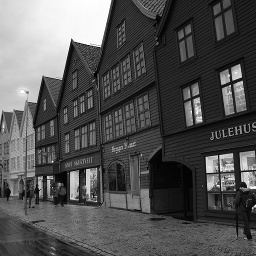
#> input picture week03/sample/10_test.jpg, 256 x 256 px
$ python week05_q2.py -i ../week03/sample/10_test.jpg
#> lines starting #> are read from the running program, lines starting #| are printed output that depends on the picture
"""
Name: Pham Tuan Anh
Class: K63K2
MSSV: 18020116

You should understand the code you write.
"""

import cv2
import numpy as np
import argparse

def conv_sum(a, b):
    s = 0
    for i in range(len(a)):
        for j in range(len(a[0])):
            s += a[i][j]*b[i][j]
    return s


def my_convolution(I, g, mode='valid', boundary='zero_padding'):
    h, w = len(g), len(g[0])
    H, W = I.shape[0], I.shape[1]

    if mode == 'valid':
        output_h = H - (h - 1)
        output_w = W - (w - 1)
    else:
        output_h = H
        output_w = W

    output = [[0 for _ in range(output_w)] for _ in range(output_h)]
    for i in range(output_h):
        for j in range(output_w):
            output[i][j] = conv_sum(I[i:i + h, j:j + w], g)

    return output

def gradient_sobel(input_file, output_file, s):
#> called with input_file = '../week03/sample/10_test.jpg', s = 3
    Mx = np.array([[-1, 0, 1], [-2, 0, 2], [-1, 0, 1]])
    My = np.array([[1, 2, 1], [0, 0, 0], [-1, -2, -1]])

    img = cv2.imread(input_file, cv2.IMREAD_GRAYSCALE)
#> img is the input picture: shape (256, 256); min 0, max 255, mean 83.8
    smoothed_img = cv2.GaussianBlur(img, (s, s), 0)
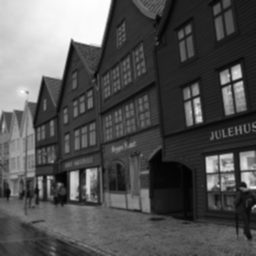
#> smoothed_img: shape (256, 256); min 2, max 254, mean 83.9
    img_x = my_convolution(smoothed_img, Mx)
    # cv2.imshow('Horizontal image', np.array(img_x).astype(np.uint8))

    img_y = my_convolution(smoothed_img, My)
    # cv2.imshow('Vertical image', np.array(img_y).astype(np.uint8))

    gradient = np.sqrt(np.square(img_x) + np.square(img_y))
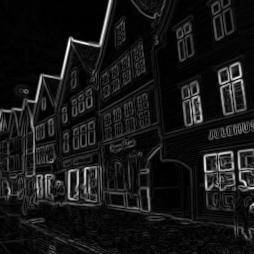
#> gradient: shape (254, 254) float64; min 0, max 671.3, mean 60.7; drawn with min black and max white
    cv2.imwrite(output_file, np.array(gradient).astype(np.uint8))
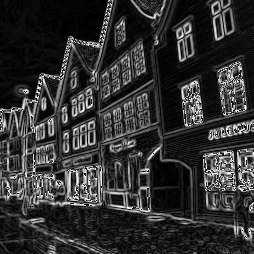
#> saved as None: shape (254, 254); min 0, max 255, mean 49.7
    cv2.imshow('Gradient', np.array(gradient).astype(np.uint8))
    cv2.waitKey(0)

if __name__ == '__main__':
    parser = argparse.ArgumentParser()
    parser.add_argument("--input_file", "-i", type=str, help="Path to input image")
    parser.add_argument("--output_file", "-o", type=str, help="Path to output image")
    parser.add_argument("--size", "-s", type=int, default=3, help="Size of gaussian filter")

    args = parser.parse_args()

    gradient_sobel(args.input_file, args.output_file, args.size)
